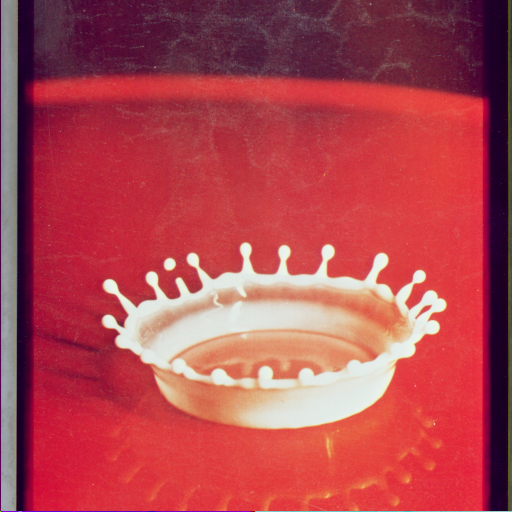
#> input picture Codes/Dataset/4.2.01.tiff, 512 x 512 px, found by its file name
$ python prog03.py
#> lines starting #> are read from the running program, lines starting #| are printed output that depends on the picture
import matplotlib.pyplot as plt
import matplotlib.image as mpimg
import numpy as np

img = mpimg.imread('/home/pi/book/Dataset/4.2.01.tiff')
#> img is the input picture: shape (512, 512, 3); mean R, G, B 176.3, 70.5, 79.9
img_ch = img[:, :, 0]
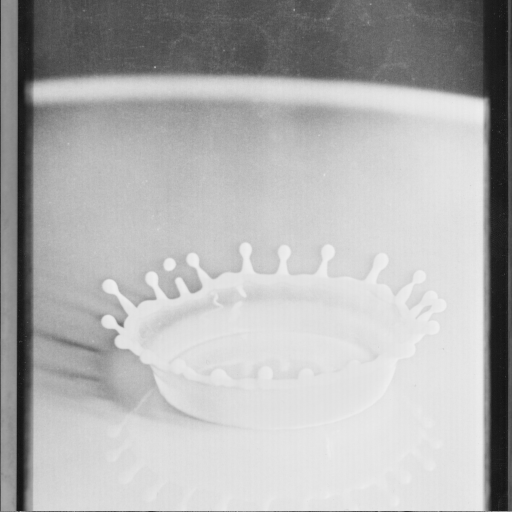
#> img_ch: shape (512, 512); min 19, max 239, mean 176.3

plt.imshow(img_ch, cmap='nipy_spectral')
plt.title('Colorbar Demo')
plt.colorbar()
plt.xticks([]), plt.yticks([])

plt.show()
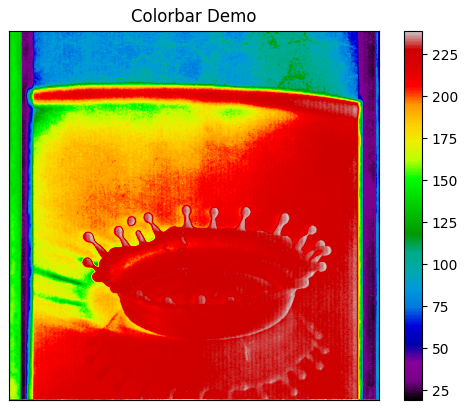
#> figure drawn by matplotlib, 2 panels
